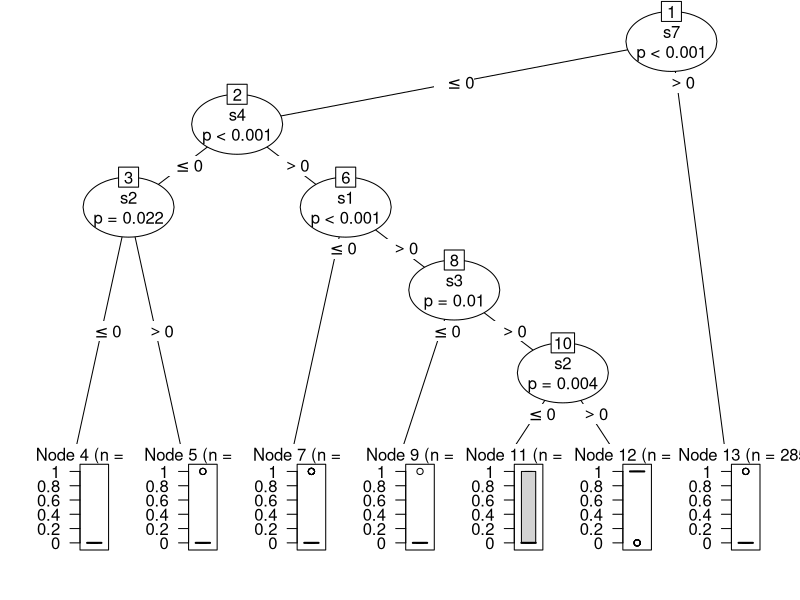
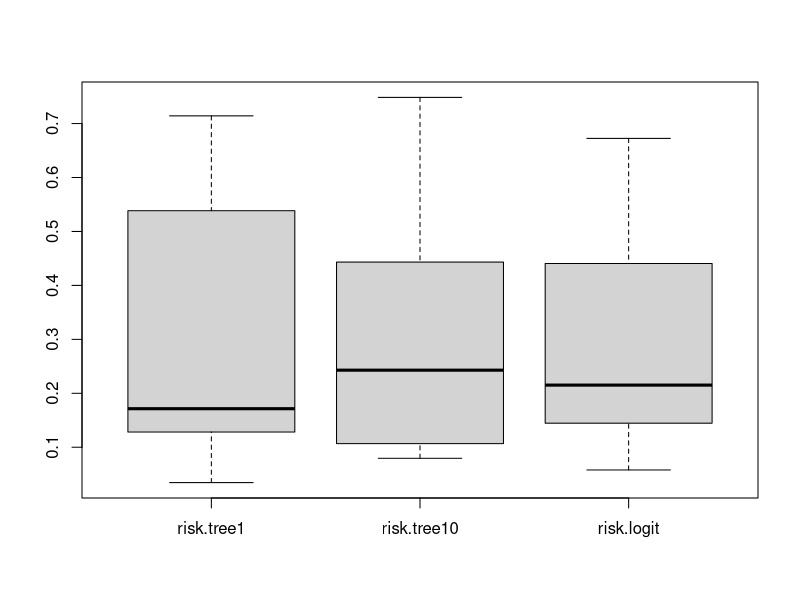

The R source for these figures, in order:
#setwd('c:/data/BUAN6357/HW_4'); source('prep.txt', echo=T)


library(partykit)       # for ctree()

# constants
cols      <- 7
byRows    <- 1
byCols    <- 2
seed      <- 1          # not a great choice

## parameters
n         <- 50    # number of replications per digit (small for fast test)
p         <- 0.9   # probability a segment works correctly

classes   <- c(0,1,2,3,4,5,6,7,8,9)
minDigit  <- min(classes)
maxDigit  <- max(classes)
numDigits <- length(classes)

###
# generate simulated data observations
# (intermediate step results retained for possible inspection)
#
###
# initialize
set.seed(seed)

# digits (copies of each digit)
t1 <- rep(classes, n)
# segment patterns for each digit
t2 <- c(1,1,1,0,1,1,1,
        0,0,1,0,0,1,0,
        1,0,1,1,1,0,1,
        1,0,1,1,0,1,1,
        0,1,1,1,0,1,0,
        1,1,0,1,0,1,1,
        0,1,0,1,1,1,1,
        1,0,1,0,0,1,0,
        1,1,1,1,1,1,1,
        1,1,1,1,0,1,0)

t3 <- rep(t2, n)                 # noiseless data
t4 <- rbinom(length(t3), 1, 1-p) # probability of failure event (noise)

# flip the bits to add noise [ t4 == 1 designates failure event ]
t5 <- ifelse(t4 == 1, 1-t3, t3)

# reshape
t5                  <- matrix(data=t5, nrow=length(classes)*n, ncol=cols, byrow=T)
dim(t1)             <- c(length(t1), 1)
t6                  <- cbind(t1, t5)
simDigits           <- as.data.frame(t6)

colnames(simDigits) <- c("digit", "s1", "s2", "s3", "s4", "s5", "s6", "s7")

#testing
t3[1:7]
t4[1:7]
t5[1:7]
head(t5)
head(simDigits)


# 
#
# fit classification models
#
# 10x logit:   each v. other (current)
# 10x tree:    each v. other
#  1x tree:    multinomial (factor)
#
#
###
#
# setup: 10x logit
#
td            <- simDigits  # create temp copy
fitted.logit  <- matrix(rep(NA,nrow(td)*numDigits), nrow=nrow(td) )
digits        <- td$digit   # save for later use (and re-use)
td$digit      <- NULL       # strip this out for convenience in model spec

# fit: get predictions from individual models
for ( i in 1:length(classes) ) {
  d                 <- classes[i]
  td$y              <- digits*0  # initialize
  td$y[digits == d] <- 1         # indicator for -each- digit
  m                 <- glm(y ~ ., data=td, family=binomial())
  fitted.logit[,i]  <- m$fitted.values
}

summary(m)  # model for last category

# classify
index       <- apply(fitted.logit, byRows, which.max) # location
class.logit <- classes[index]
scale       <- apply(fitted.logit, byRows, sum)
p.logit     <- apply(fitted.logit, byRows, max)/scale
risk.logit  <- 1-p.logit                              # Bayes Risk

(hits.logit <- table(class.logit, digits) )
(pc.logit   <- sum(diag(hits.logit))/sum(hits.logit)) # percent correct             

# cleanup
td$y        <- NULL

# quick query
(td9         <- td[digits == 9, ])

###
#
# 10x tree: each v. other
#
###
#
# setup
#
fitted.tree10 <- matrix(rep(NA,nrow(td)*numDigits), nrow=nrow(td) )

# fit: get predictions from individual models
for ( i in 1:length(classes) ) {
  d                  <- classes[i]
  td$y               <- digits*0  # initialize
  td$y[digits == d]  <- 1         # indicator for -each- digit
  m                  <- ctree(y ~ ., data=td)
  fitted.tree10[,i]  <- predict(m)
}

m # tree structure for last category

# quick look
plot(m)

# cleanup
td$y         <- NULL

# classify
index        <- apply(fitted.tree10, byRows, which.max) # location
class.tree10 <- classes[index]
scale        <- apply(fitted.tree10, byRows, sum)
p.tree10     <- apply(fitted.tree10, byRows, max)/scale
risk.tree10  <- 1-p.tree10                               # Bayes Risk

(hits.tree10 <- table(class.tree10, digits) )
(pc.tree10   <- sum(diag(hits.tree10))/sum(hits.tree10)) # percent correct             

###
#
# 1 tree: multinomial
#
###
#
# setup
#
#fitted.tree   <- matrix(rep(NA,nrow(td)*numDigits), nrow=nrow(td) )
td$fDigits    <- as.factor(digits)  # triggers classification

m             <- ctree(fDigits~.,data=td)

fitted.tree1  <- predict(m)  





index         <- which.max(fitted.tree1)
class.tree1   <- classes[index]





p.tree1       <- predict(m,type="prob")  # individual class probabilities 
# is p.tree1 row stochastic? if summary() is all -1- then: yes
summary(apply(p.tree1, byRows, sum))

# find min Bayes Risk classification based on probabilities
mbr.tree1     <- apply(p.tree1, byRows, which.max)
risk.tree1    <- 1-apply(p.tree1, byRows, max)

(hits.tree1   <- table(fitted.tree1, digits) )
(pc.tree1     <- sum(diag(hits.tree1))/sum(hits.tree1)) # percent correct             

br.plots      <- data.frame(risk.tree1, risk.tree10, risk.logit)
boxplot(br.plots)

#hw4

holdPClogit <- class.logit
holdMedBRlogit <- median(risk.logit)
hold75BRlogit <- quantile(risk.logit, .75) 
holdPCtree10 <- class.tree10
holdMedBRtree10 <- median(risk.tree10)
hold75BRtree10 <- quantile(risk.tree10, .75)
holdPCtree1 <- class.tree1
holdMedBRtree1 <- median(risk.tree1)
hold75BRtree1 <- quantile(risk.tree1, .75)


#source('validate.txt', echo=T)
